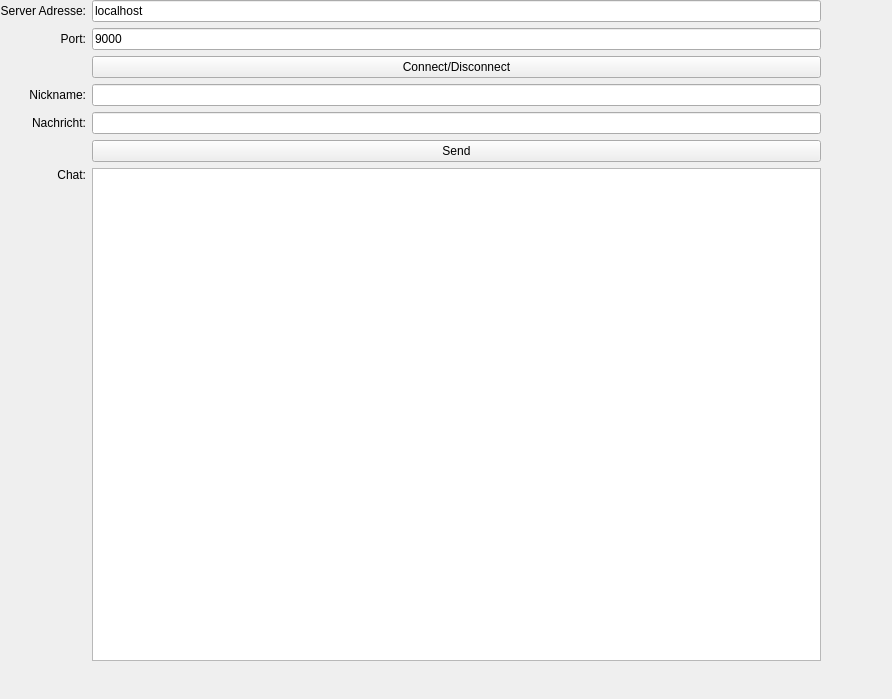
<?xml version="1.0" encoding="UTF-8"?>
<ui version="4.0">
 <class>ChatApp</class>
 <widget class="QWidget" name="ChatApp">
  <property name="geometry">
   <rect>
    <x>0</x>
    <y>0</y>
    <width>892</width>
    <height>699</height>
   </rect>
  </property>
  <property name="windowTitle">
   <string>ChatApp</string>
  </property>
  <widget class="QWidget" name="gridLayoutWidget">
   <property name="geometry">
    <rect>
     <x>0</x>
     <y>0</y>
     <width>821</width>
     <height>661</height>
    </rect>
   </property>
   <layout class="QGridLayout" name="gridLayout">
    <item row="1" column="0">
     <widget class="QLabel" name="label_2">
      <property name="text">
       <string>Port:</string>
      </property>
      <property name="alignment">
       <set>Qt::AlignRight|Qt::AlignTrailing|Qt::AlignVCenter</set>
      </property>
     </widget>
    </item>
    <item row="3" column="0">
     <widget class="QLabel" name="label_3">
      <property name="text">
       <string>Nickname:</string>
      </property>
      <property name="alignment">
       <set>Qt::AlignRight|Qt::AlignTrailing|Qt::AlignVCenter</set>
      </property>
     </widget>
    </item>
    <item row="6" column="0">
     <widget class="QLabel" name="label_5">
      <property name="text">
       <string>Chat:</string>
      </property>
      <property name="alignment">
       <set>Qt::AlignRight|Qt::AlignTop|Qt::AlignTrailing</set>
      </property>
     </widget>
    </item>
    <item row="3" column="2">
     <widget class="QLineEdit" name="lineEdit_3"/>
    </item>
    <item row="1" column="2">
     <widget class="QLineEdit" name="_lePort">
      <property name="text">
       <string>9000</string>
      </property>
      <property name="placeholderText">
       <string/>
      </property>
     </widget>
    </item>
    <item row="0" column="0">
     <widget class="QLabel" name="label">
      <property name="text">
       <string>Server Adresse:</string>
      </property>
      <property name="alignment">
       <set>Qt::AlignRight|Qt::AlignTrailing|Qt::AlignVCenter</set>
      </property>
     </widget>
    </item>
    <item row="0" column="2">
     <widget class="QLineEdit" name="_leAdr">
      <property name="text">
       <string>localhost</string>
      </property>
      <property name="placeholderText">
       <string/>
      </property>
     </widget>
    </item>
    <item row="5" column="2">
     <widget class="QPushButton" name="_send">
      <property name="text">
       <string>Send</string>
      </property>
     </widget>
    </item>
    <item row="4" column="2">
     <widget class="QLineEdit" name="_leIn">
      <property name="text">
       <string/>
      </property>
     </widget>
    </item>
    <item row="4" column="0">
     <widget class="QLabel" name="label_4">
      <property name="text">
       <string>Nachricht:</string>
      </property>
      <property name="alignment">
       <set>Qt::AlignRight|Qt::AlignTrailing|Qt::AlignVCenter</set>
      </property>
     </widget>
    </item>
    <item row="2" column="2">
     <widget class="QPushButton" name="_pbCon">
      <property name="text">
       <string>Connect/Disconnect</string>
      </property>
     </widget>
    </item>
    <item row="6" column="2">
     <widget class="QTextBrowser" name="_tbOut"/>
    </item>
   </layout>
  </widget>
 </widget>
 <resources/>
 <connections/>
</ui>
